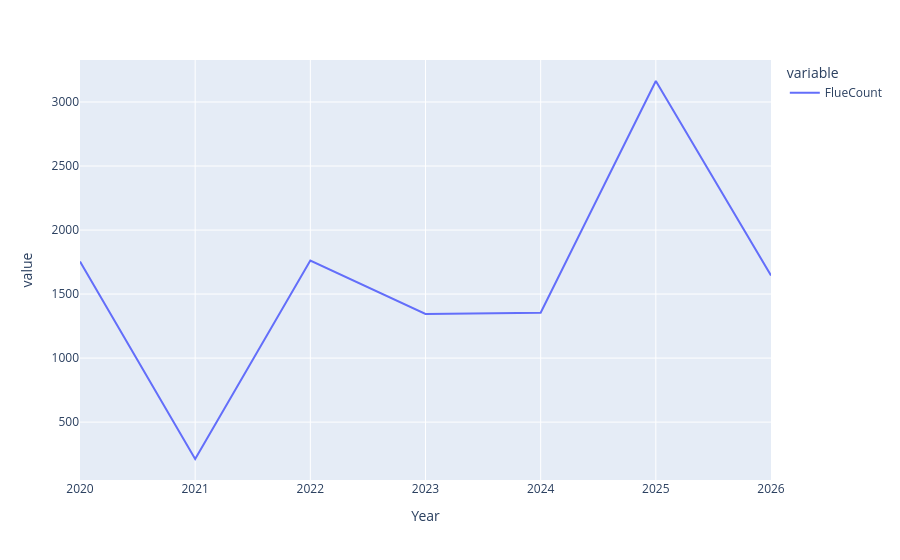

Source (notebook cell):
### Code cell
px.line(df.groupby("Year")[["FlueCount"]].agg(max))

### Figure 1 — Plotly figure (JSON) as saved in the notebook; plotly's stock layout.template omitted (floating-point values rounded to 4 significant figures)
{"data": [{"hovertemplate": "variable=FlueCount<br>Year=%{x}<br>value=%{y}<extra></extra>", "legendgroup": "FlueCount", "line": {"color": "#636efa", "dash": "solid"}, "marker": {"symbol": "circle"}, "mode": "lines", "name": "FlueCount", "orientation": "v", "showlegend": true, "type": "scatter", "x": [2020, 2021, 2022, 2023, 2024, 2025, 2026], "xaxis": "x", "y": [1754.0, 212.0, 1762.0, 1345.0, 1355.0, 3164.0, 1646.0], "yaxis": "y"}], "layout": {"legend": {"title": {"text": "variable"}, "tracegroupgap": 0}, "margin": {"t": 60}, "xaxis": {"anchor": "y", "domain": [0, 1], "title": {"text": "Year"}}, "yaxis": {"anchor": "x", "domain": [0, 1], "title": {"text": "value"}}}}
